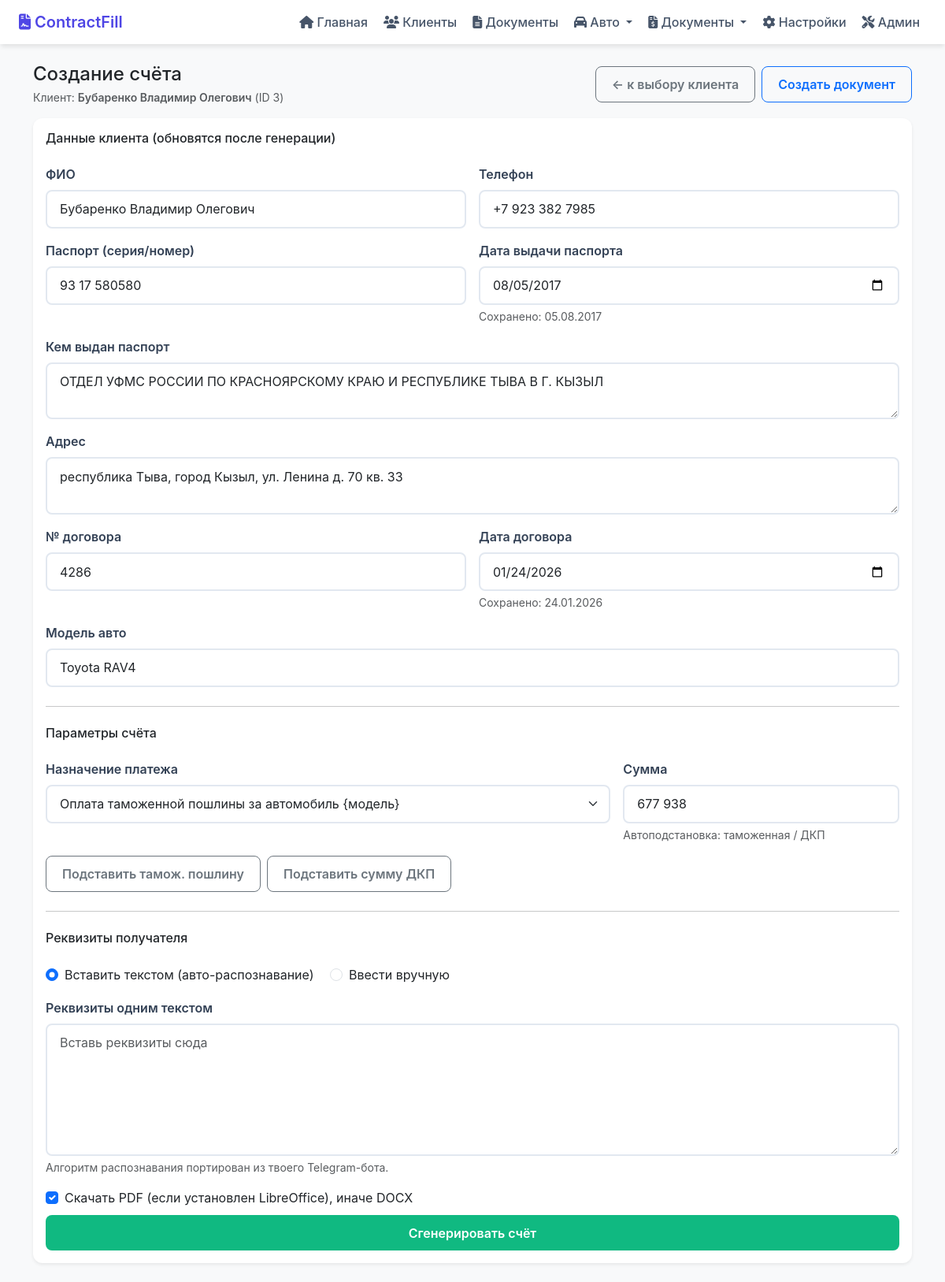
Page /invoice/create?client_id=3 on the committed database.
### tables this page shows
CREATE TABLE clients (
            id INTEGER PRIMARY KEY AUTOINCREMENT,
            fio TEXT NOT NULL DEFAULT '',
            contract_no TEXT NOT NULL DEFAULT '',
            contract_date TEXT NOT NULL DEFAULT '',
            car_model TEXT NOT NULL DEFAULT ''
        , passport TEXT NOT NULL DEFAULT '', organ TEXT NOT NULL DEFAULT '', vydan TEXT NOT NULL DEFAULT '', address TEXT NOT NULL DEFAULT '', phone TEXT NOT NULL DEFAULT '', customs_amount TEXT NOT NULL DEFAULT '', dkp_amount TEXT NOT NULL DEFAULT '', last_template_id TEXT NOT NULL DEFAULT '', last_contract_json TEXT NOT NULL DEFAULT '', vin TEXT NOT NULL DEFAULT '', obem TEXT NOT NULL DEFAULT '', vypusk TEXT NOT NULL DEFAULT '', registr TEXT NOT NULL DEFAULT '', last_tpo_json TEXT NOT NULL DEFAULT '', tpo_summa_byn TEXT NOT NULL DEFAULT '', tpo_price_eur TEXT NOT NULL DEFAULT '', company_inn TEXT NOT NULL DEFAULT '', company_address TEXT NOT NULL DEFAULT '', company_name TEXT NOT NULL DEFAULT '', company_id TEXT NOT NULL DEFAULT '', updated_at TEXT NOT NULL DEFAULT '', color TEXT NOT NULL DEFAULT '', probeg TEXT NOT NULL DEFAULT '', engine TEXT NOT NULL DEFAULT '', delivery TEXT NOT NULL DEFAULT '', last_proxy_fio TEXT DEFAULT '', last_company_id TEXT DEFAULT '');

### main.py (the view)
@app.get("/invoice/create", response_class=HTMLResponse)
def invoice_create_page(request: Request, client_id: int):
    c = db_get_client(client_id)
    if not c:
        return RedirectResponse(url="/invoice", status_code=303)
    return jinja.TemplateResponse(
        "invoice_create.html",
        {
            "request": request,
            "client": c,
            "purposes": INVOICE_PURPOSES,
        },
    )

### templates/invoice_create.html (shortened to what this page needs)
{% extends "base.html" %}
{% block content %}
<div class="d-flex flex-wrap justify-content-between align-items-center gap-2 mb-3">
  <div>
    <h1 class="h4 mb-1">Создание счёта</h1>
    <div class="text-muted small">Клиент: <span class="fw-semibold">{{ client.fio }}</span> (ID {{ client.id }})</div>
  </div>
  <div class="d-flex gap-2">
    <a class="btn btn-outline-secondary" href="/invoice">← к выбору клиента</a>
    <a class="btn btn-outline-primary" href="/documents">Создать документ</a>
  </div>
</div>
<form action="/invoice/generate" method="post" class="card shadow-sm border-0">
  <div class="card-body">
    <div class="row g-3">
      <div class="col-12">
        <h2 class="h6 mb-2">Данные клиента (обновятся после генерации)</h2>
      </div>
      <div class="col-12 col-md-6">
        <label class="form-label">ФИО</label>
        <input class="form-control" name="fio" value="{{ client.fio }}" />
      </div>
      <div class="col-12 col-md-6">
        <label class="form-label">Телефон</label>
        <input class="form-control" name="phone" value="{{ client.phone }}" />
      </div>
      <div class="col-12 col-md-6">
        <label class="form-label">Паспорт (серия/номер)</label>
        <input class="form-control" name="passport" value="{{ client.passport }}" />
      </div>
      <div class="col-12 col-md-6">
        <label class="form-label">Дата выдачи паспорта</label>
        <input class="form-control" type="date" name="vydan" id="vydan" />
        <div class="form-text">Сохранено: {{ client.vydan }}</div>
      </div>
      <div class="col-12">
        <label class="form-label">Кем выдан паспорт</label>
        <textarea class="form-control" name="organ" rows="2">{{ client.organ }}</textarea>
      </div>
      <div class="col-12">
        <label class="form-label">Адрес</label>
        <textarea class="form-control" name="address" rows="2">{{ client.address }}</textarea>
      </div>
      <div class="col-12 col-md-6">
        <label class="form-label">№ договора</label>
        <input class="form-control" name="contract_no" value="{{ client.contract_no }}" />
      </div>
      <div class="col-12 col-md-6">
        <label class="form-label">Дата договора</label>
        <input class="form-control" type="date" name="contract_date" id="contract_date" />
        <div class="form-text">Сохранено: {{ client.contract_date }}</div>
      </div>
      <div class="col-12">
        <label class="form-label">Модель авто</label>
        <input class="form-control" name="car_model" value="{{ client.car_model }}" />
      </div>
    </div>
    <hr class="my-4" />
    <div class="row g-3">
      <div class="col-12">
        <h2 class="h6 mb-2">Параметры счёта</h2>
      </div>
      <div class="col-12 col-md-8">
        <label class="form-label">Назначение платежа</label>
        <select class="form-select" name="purpose" id="purpose">
          {% for p in purposes %}
            <option value="{{ p }}">{{ p }}</option>
          {% endfor %}
        </select>
      </div>
      <div class="col-12 col-md-4">
        <label class="form-label">Сумма</label>
        <input class="form-control" name="amount" id="amount" placeholder="например: 396580" required />
        <div class="form-text">Автоподстановка: таможенная / ДКП</div>
      </div>
      <div class="col-12 d-flex flex-wrap gap-2">
        <button type="button" class="btn btn-outline-secondary" onclick="setAmount('{{ client.customs_amount|e }}')">Подставить тамож. пошлину</button>
        <button type="button" class="btn btn-outline-secondary" onclick="setAmount('{{ client.dkp_amount|e }}')">Подставить сумму ДКП</button>
      </div>
    </div>
    <hr class="my-4" />
    <div class="row g-3">
      <div class="col-12">
        <h2 class="h6 mb-2">Реквизиты получателя</h2>
      </div>
      <div class="col-12">
        <div class="form-check form-check-inline">
          <input class="form-check-input" type="radio" name="req_mode" id="req_auto" value="auto" checked onchange="toggleReqMode()">
          <label class="form-check-label" for="req_auto">Вставить текстом (авто-распознавание)</label>
        </div>
        <div class="form-check form-check-inline">
          <input class="form-check-input" type="radio" name="req_mode" id="req_manual" value="manual" onchange="toggleReqMode()">
          <label class="form-check-label" for="req_manual">Ввести вручную</label>
        </div>
      </div>
      <div class="col-12" id="req_text_wrap">
        <label class="form-label">Реквизиты одним текстом</label>
        <textarea class="form-control" name="req_text" rows="6" placeholder="Вставь реквизиты сюда"></textarea>
        <div class="form-text">Алгоритм распознавания портирован из твоего Telegram-бота.</div>
      </div>
      <div class="col-12">
        <div class="form-check">
          <input class="form-check-input" type="checkbox" name="want_pdf" id="want_pdf" checked>
          <label class="form-check-label" for="want_pdf">Скачать PDF (если установлен LibreOffice), иначе DOCX</label>
        </div>
      </div>
      <div class="col-12 d-grid mt-2">
        <button class="btn btn-success" type="submit">Сгенерировать счёт</button>
      </div>
    </div>
  </div>
</form>
{% endblock %}

### static/modern.css (style rules this page uses)
:root { --primary: #4f46e5; --primary-light: #6366f1; --success: #10b981; --warning: #f59e0b; --danger: #ef4444; --shadow: 0 4px 6px -1px rgba(0,0,0,0.1); --shadow-lg: 0 10px 15px -3px rgba(0,0,0,0.1); }
body { font-family: -apple-system, BlinkMacSystemFont, 'Segoe UI', Roboto, sans-serif; background: #f8fafc; }
.card { border: none; border-radius: 0.75rem; box-shadow: var(--shadow); transition: box-shadow 0.3s, transform 0.3s; }
.btn { border-radius: 0.5rem; font-weight: 600; padding: 0.65rem 1.25rem; transition: all 0.2s; }
.btn-success { background: var(--success); border: none; }
.form-control, .form-select { border: 2px solid #e2e8f0; border-radius: 0.5rem; padding: 0.65rem 1rem; transition: border-color 0.2s; }
.form-label { font-weight: 600; color: #334155; margin-bottom: 0.5rem; }

### rows in the picture
clients: fio "Бубаренко Владимир Олегович", id "3", phone "+7 923 382 7985", passport "93 17 580580", vydan "05.08.2017", organ "ОТДЕЛ УФМС РОССИИ ПО КРАСНОЯРСКОМУ КРАЮ И РЕСПУБЛИКЕ ТЫВА В Г. КЫЗЫЛ", address "республика Тыва, город Кызыл, ул. Ленина д. 70 кв. 33", contract_no "4286", contract_date "24.01.2026", car_model "Toyota RAV4"

### other values in the picture
form field purpose "Оплата таможенной пошлины за автомобиль {модель}"
